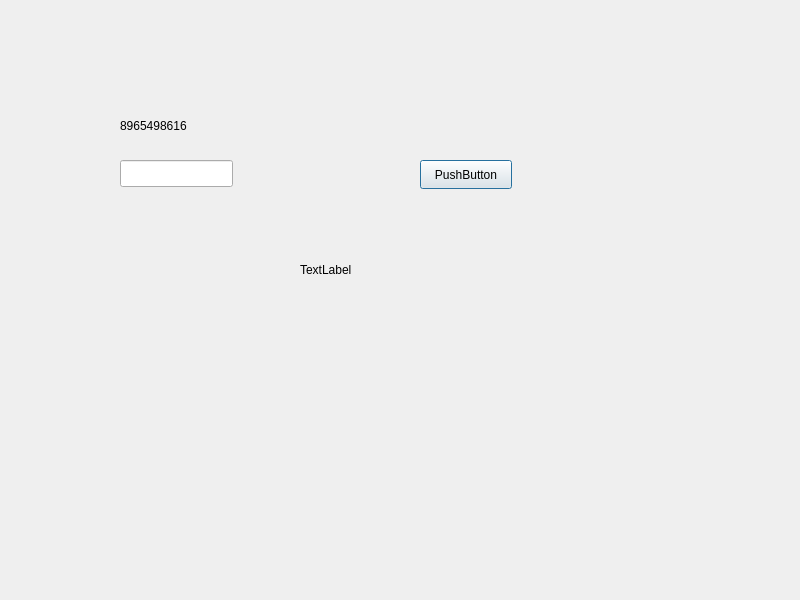
<?xml version="1.0" encoding="UTF-8"?>
<ui version="4.0">
 <class>Dialog</class>
 <widget class="QDialog" name="Dialog">
  <property name="geometry">
   <rect>
    <x>0</x>
    <y>0</y>
    <width>800</width>
    <height>600</height>
   </rect>
  </property>
  <property name="windowTitle">
   <string>Dialog</string>
  </property>
  <widget class="QLabel" name="label">
   <property name="geometry">
    <rect>
     <x>120</x>
     <y>110</y>
     <width>101</width>
     <height>31</height>
    </rect>
   </property>
   <property name="text">
    <string>8965498616</string>
   </property>
  </widget>
  <widget class="QLineEdit" name="lineEdit">
   <property name="geometry">
    <rect>
     <x>120</x>
     <y>160</y>
     <width>113</width>
     <height>27</height>
    </rect>
   </property>
  </widget>
  <widget class="QPushButton" name="pushButton">
   <property name="geometry">
    <rect>
     <x>420</x>
     <y>160</y>
     <width>92</width>
     <height>29</height>
    </rect>
   </property>
   <property name="text">
    <string>PushButton</string>
   </property>
  </widget>
  <widget class="QLabel" name="label_2">
   <property name="geometry">
    <rect>
     <x>300</x>
     <y>260</y>
     <width>341</width>
     <height>20</height>
    </rect>
   </property>
   <property name="text">
    <string>TextLabel</string>
   </property>
  </widget>
 </widget>
 <resources/>
 <connections/>
</ui>
